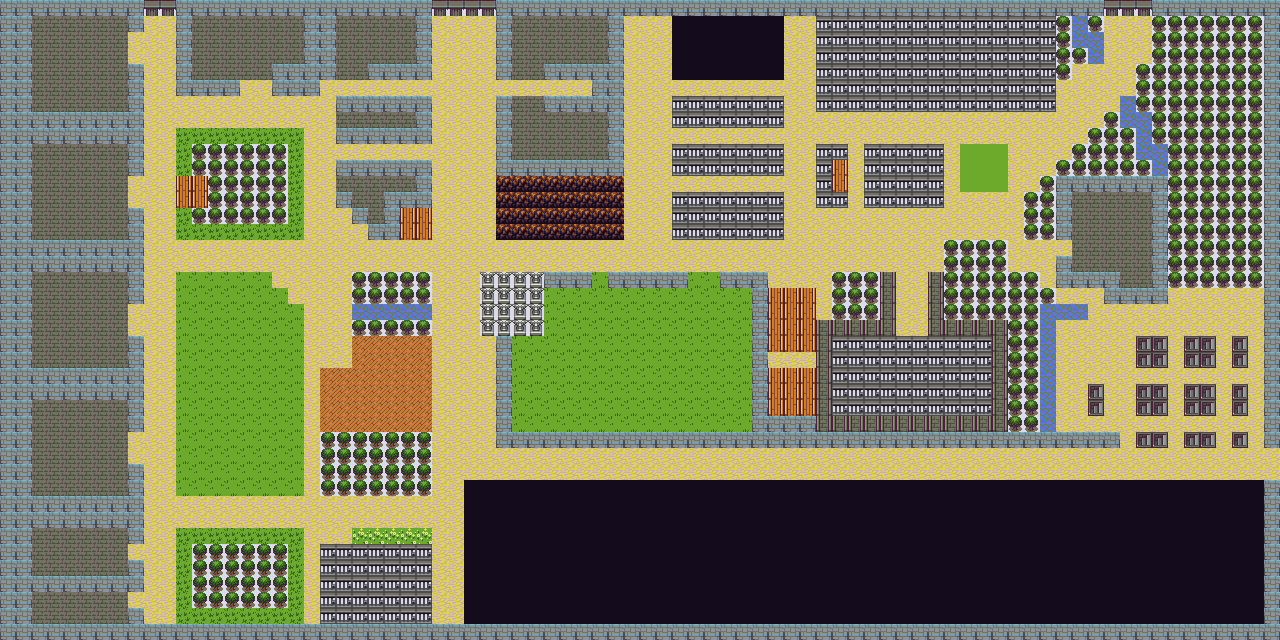

Tiled map render using the project's own tile images. Description and the map definition, with tile-layer contents summarised, below:
An orthogonal 80x40 tile map with 16x16 px tiles, 1 tile layer (Tile Layer 1).

<map version="1.8" tiledversion="1.8.4" orientation="orthogonal" renderorder="right-down" width="80" height="40" tilewidth="16" tileheight="16" infinite="0" nextlayerid="3" nextobjectid="1">
 <tileset firstgid="1" name="basictiles" tilewidth="16" tileheight="16" tilecount="120" columns="8">
  <image source="../Downloads/basictiles.png" width="128" height="240" />
 </tileset>
 <layer id="1" name="Tile Layer 1" width="80" height="40">
  <data>[3200 cells, 3200 non-empty, 19 distinct tile ids]</data>
 </layer>
</map>